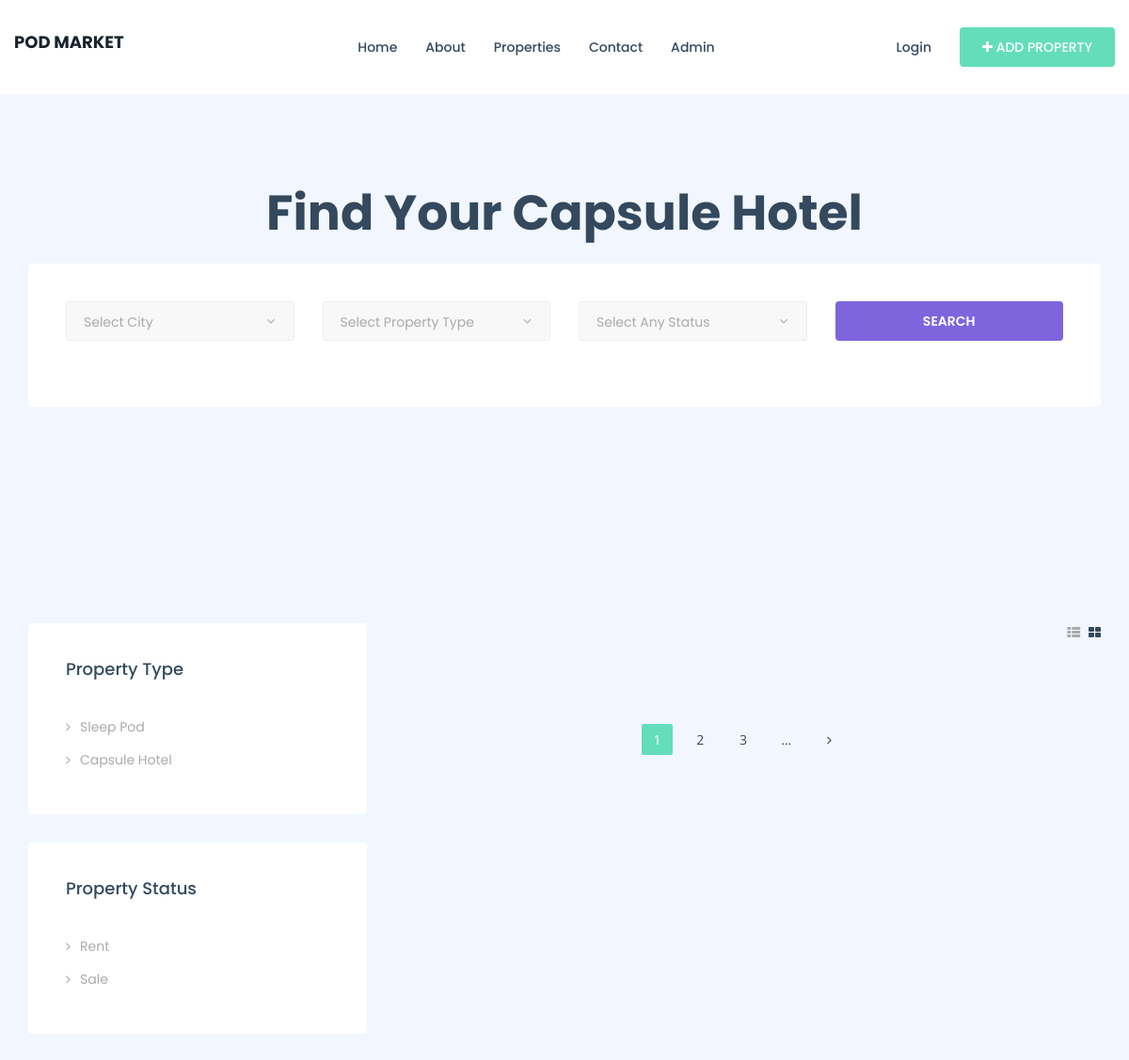
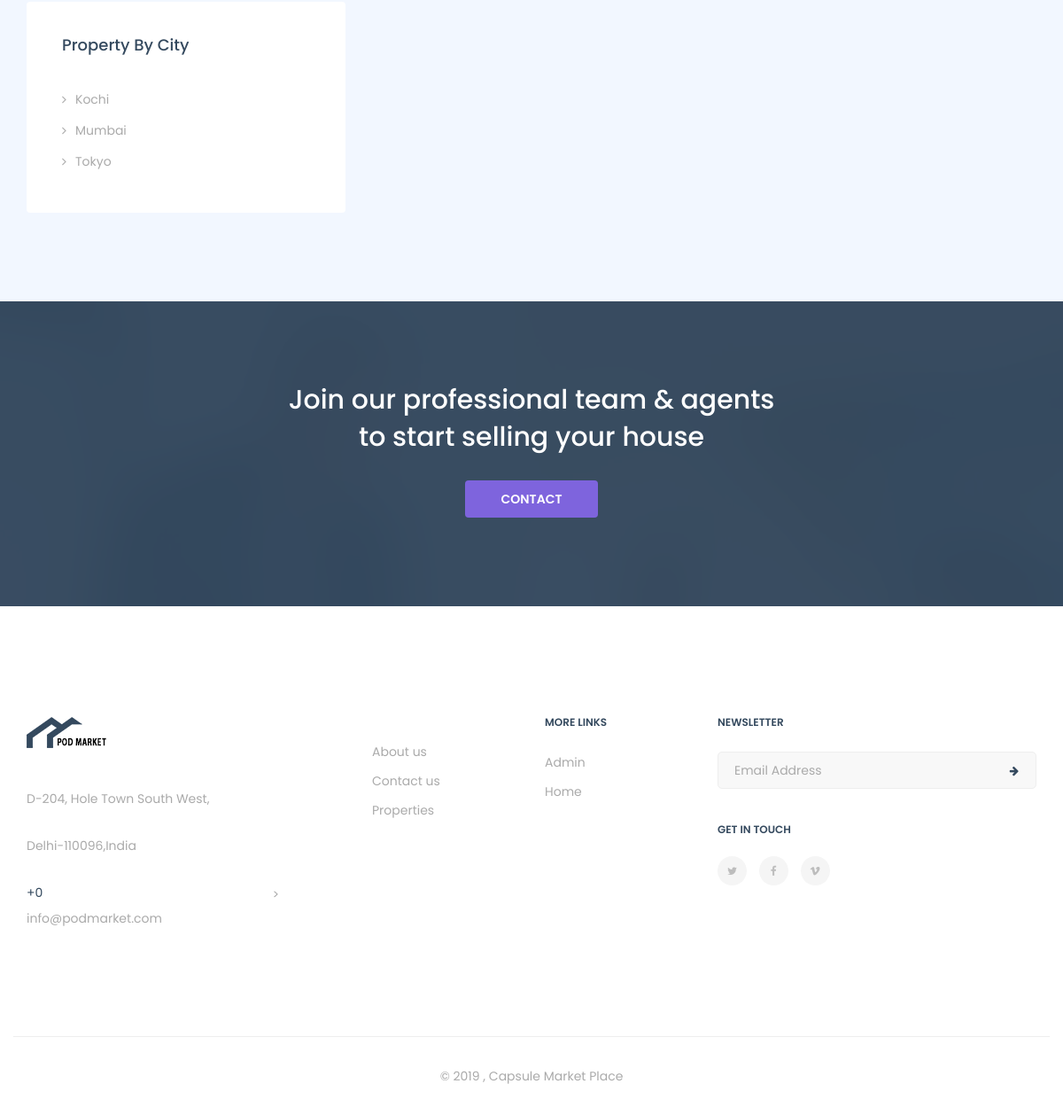
The page /citywise-property-detail.php on the database its author committed (2 pictures, top to bottom).
### tables this page shows
CREATE TABLE `tblpage` (
  `ID` int(10) NOT NULL,
  `PageType` varchar(120) DEFAULT NULL,
  `PageTitle` mediumtext DEFAULT NULL,
  `PageDescription` mediumtext DEFAULT NULL,
  `Email` varchar(120) DEFAULT NULL,
  `MobileNumber` bigint(10) DEFAULT NULL,
  `UpdationDate` timestamp NULL DEFAULT NULL ON UPDATE current_timestamp()
);

### includes/header-search.php (the view, shortened to what this page needs)
<section>
          <div class="container">
              <div class="row">
                  <div class="col-xs-12 col-sm-12 col-md-12">
                      <div class="slider--content">
                          <div class="text-center">
                              <h1>Find Your  Capsule Hotel</h1>
                          </div>
                          <form class="mb-0" method="post" name="search" action="property-search.php">
                              <div class="form-box search-properties">
                                  <div class="row">
                                      <div class="col-xs-12 col-sm-6 col-md-3">
                                          <div class="form-group">
                                              <div class="select--box">
                                                  <i class="fa fa-angle-down"></i>
                                                  <select name="city" id="city">
                                      <option value="">Select City</option>
                                  </select>
                                              </div>
                                          </div>
                                      </div>
                                      <div class="col-xs-12 col-sm-6 col-md-3">
                                          <div class="form-group">
                                              <div class="select--box">
                                                  <i class="fa fa-angle-down"></i>
                                                  <select name="type" id="type" required="true">
                                      <option value="">Select Property Type</option>
                                  </select>
                                              </div>
                                          </div>
                                      </div>
                                      <div class="col-xs-12 col-sm-6 col-md-3">
                                          <div class="form-group">
                                              <div class="select--box">
                                                  <i class="fa fa-angle-down"></i>
                                                  <select name="status" id="status" required="true">
                                      <option value="">Select Any Status</option>
                                  </select>
                                              </div>
                                          </div>
                                      </div>
                                      <div class="col-xs-12 col-sm-6 col-md-3">
                                          <input type="submit" value="Search" name="search" class="btn btn--primary btn--block">
                                      </div>
                                  </div>
                              </div>
                          </form>
                      </div>
                  </div>
              </div>
          </div>
      </section>

### includes/footer.php (shortened to what this page needs)
 <?php
include('includes/dbconnection.php');
?>
 <footer id="footer" class="footer footer-1 bg-white">
            <div class="footer-widget">
                <div class="container">
                    <div class="row">
                        <div class="col-xs-12 col-sm-6 col-md-3 widget--about">
                            <div class="widget--content">
                                <?php
$ret=mysqli_query($con,"select * from tblpage where PageType='contactus'");
while ($row=mysqli_fetch_array($ret)) {
?>
                                <div class="footer--logo">
                                    <img src="assets/images/logo/logo-dark3.png" alt="logo">
                                </div>
                                <p><?php  echo $row['PageDescription'];?></p>
                                <div class="footer--contact">
                                    <ul class="list-unstyled mb-0">
                                        <li>+<?php  echo $row['MobileNumber'];?></li>
                                        <li> <p><?php  echo $row['Email'];?></p></li>
                                    </ul>
                                </div>
                            </div>
                            <?php } ?>
                        </div>
                        <div class="col-xs-12 col-sm-3 col-md-2 col-md-offset-1 widget--links">
                            <div class="widget--content">
                                <ul class="list-unstyled mb-0">
                                    <li><a href="about.php">About us</a></li>
                                    <li><a href="contact.php">Contact us</a></li>
                                   <li><a href="properties-grid.php">Properties</a></li>
                                </ul>
                            </div>
                        </div>
                        <div class="col-xs-12 col-sm-3 col-md-2 widget--links">
                            <div class="widget--title">
                                <h5>More Links</h5>
                            </div>
                            <div class="widget--content">
                                <ul class="list-unstyled mb-0">
                                    <li><a href="admin/login.php">Admin</a></li>
                                    <li><a href="index.php">Home</a></li>
                                </ul>
                            </div>
                        </div>
                      <div class="col-xs-12 col-sm-12 col-md-4 widget--newsletter">
                            <div class="widget--title">
                                <h5>newsletter</h5>
                            </div>
                            <div class="widget--content">
                                <form class="newsletter--form mb-40">
                                    <input type="email" class="form-control" id="newsletter-email" placeholder="Email Address">
                                    <button type="submit"><i class="fa fa-arrow-right"></i></button>
                                </form>
                                <h6>Get In Touch</h6>
                                <div class="social-icons">
                                    <a href="#"><i class="fa fa-twitter"></i></a>
                                    <a href="#"><i class="fa fa-facebook"></i></a>
                                    <a href="#"><i class="fa fa-vimeo"></i></a>
                                </div>
                            </div>
                        </div>>
                    </div>
                </div>
            </div>
            <div class="footer--copyright text-center">
                <div class="container">
                    <div class="row footer--bar">
                        <div class="col-xs-12 col-sm-12 col-md-12">
                            <span>© 2019 ,  Capsule Market Place</span>
                        </div>
                    </div>
                </div>
            </div>
        </footer>

### rows shown on the page
tblpage: PageDescription "D-204, Hole Town South West, Delhi-110096,India", MobileNumber "0", Email "info@podmarket.com"

### other values the page prints
$row3['Type'] "Sleep Pod"
$row3['Type'] "Capsule Hotel"
$row4['Status'] "Rent"
$row4['Status'] "Sale"
$row5['City'] "Kochi"
$row5['City'] "Mumbai"
$row5['City'] "Tokyo"
